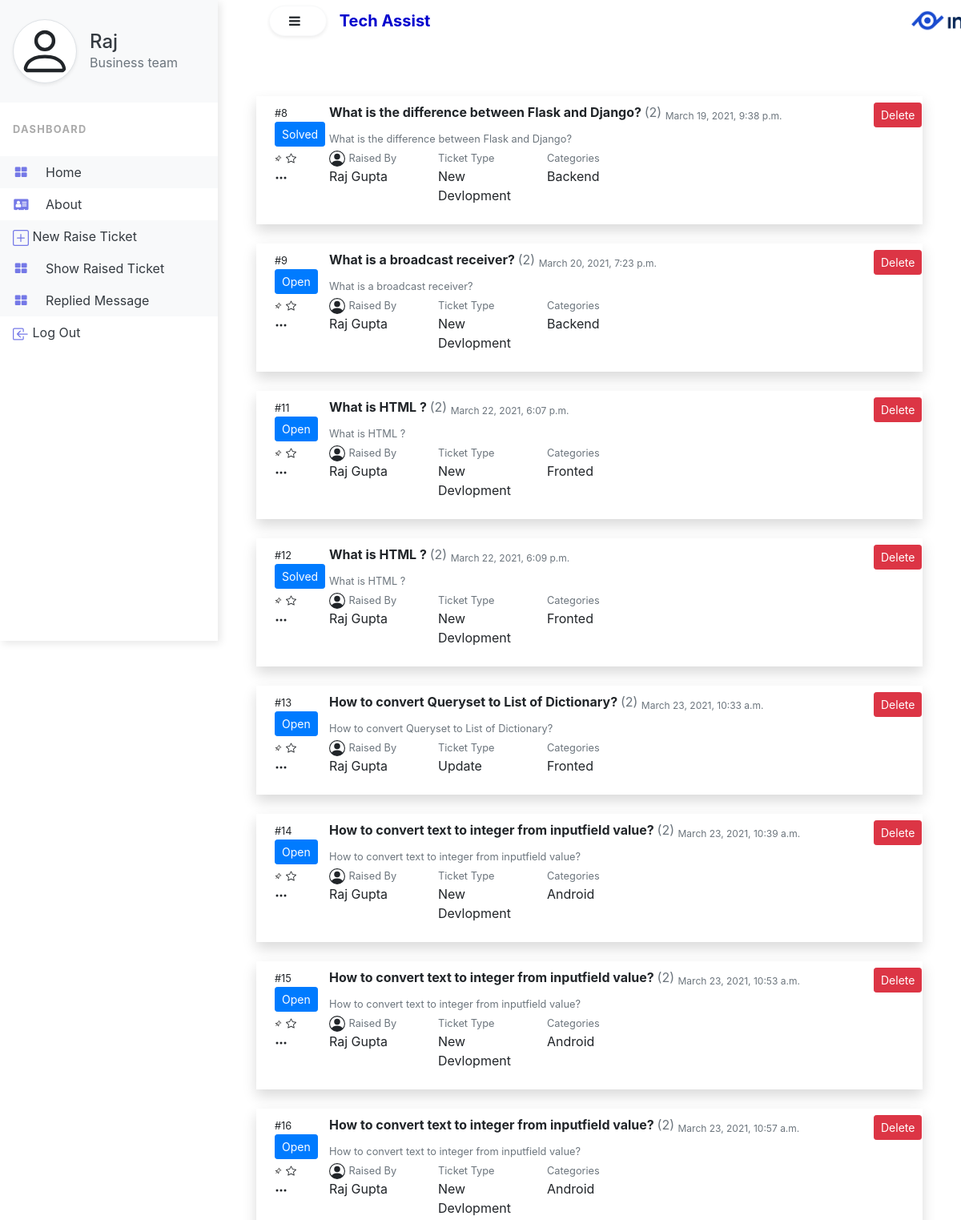
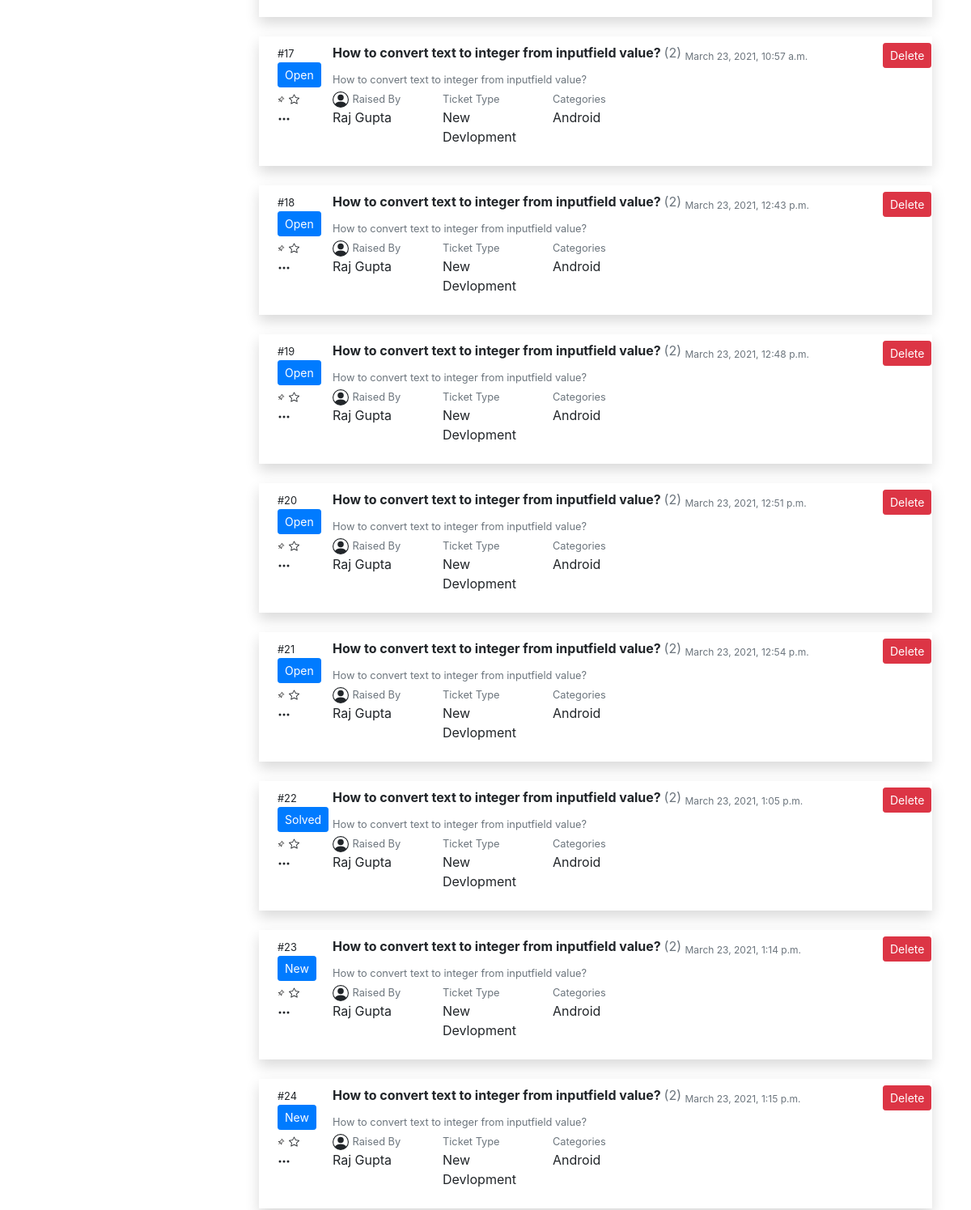
The app's page /showraiseticket/ (signed in) with its own data (2 pictures, top to bottom).
### Help/models.py (models this page shows, shortened)
class UserModel(models.Model):
    first_name = models.CharField(max_length=100)
    mid_name = models.CharField(max_length=100, blank=True)
    last_name = models.CharField(max_length=100)
    gender = models.CharField(max_length=10)
    email = models.EmailField(max_length=100, unique=True)
    user_type = models.CharField(max_length=100, choices=USERTYPE)
    password = models.CharField(max_length=100, default=None)
    approved_by = models.CharField(max_length=100, null=True, blank=True)
    approved_date = models.DateField(auto_now=False, auto_now_add=False, null=True, blank=True )
    revoked_by = models.IntegerField(max_length=3, null=True, blank=True)
    revoke_date = models.DateField(auto_now=False, auto_now_add=False, null=True, blank=True)

class TicketModel(models.Model):
    user = models.ForeignKey(UserModel, on_delete=models.CASCADE)
    status = models.CharField(max_length=100, null=True)
    categrories = models.CharField(max_length=100, choices=CATEGORIES)
    ticket_type = models.CharField(max_length=100, choices=TICKET_TYPE)
    question = models.CharField(max_length=250)
    description = models.TextField(null=True)
    ticket_raise_date = models.DateTimeField(auto_now=False, auto_now_add=False, null=True)
    ticket_opened_by = models.IntegerField(null=True)
    ticket_closed_by = models.IntegerField(null=True)
    ticket_open_date = models.DateTimeField(auto_now=False, auto_now_add=False, null=True)
    ticket_close_date = models.DateTimeField(auto_now=False, auto_now_add=False, null=True)

### Help/views.py (the view)
# urls.py: path('showraiseticket/', showRaiseTicket),
def showRaiseTicket(request):
    if request.session.get('name', 'None') == 'None':
        return redirect('/login/')
    if request.session['user_type'] != 'Business team':
        return redirect('/logout/')
    u = request.session.get('id')
    rt = TicketModel.objects.filter(user=u)
    data = request.session['name']
    ut = request.session['user_type']
    return render(request, 'showraiseticket.html', {'rt': rt, 'data': data, 'ut': ut})

### Help/templates/showraiseticket.html (shortened to what this page needs)
{% extends 'index.html' %}
{% block sidenavbar %}
<div class="vertical-nav bg-white" id="sidebar">
  <div class="py-4 px-3 mb-4 bg-light">
    <div class="media d-flex align-items-center">
      <div class="media-body">
        <a href="/businessprofile/" class="text-dark"><h4 class="m-0">{{ data }}</h4></a>
        <p class="font-weight-normal text-muted mb-0">{{ut}}</p>
      </div>
    </div>
  </div>
  <p class="text-gray font-weight-bold text-uppercase px-3 small pb-4 mb-0">Dashboard</p>
  <ul class="nav flex-column bg-white mb-0">
    <li class="nav-item">
      <a href="/" class="nav-link text-dark bg-light">
                <i class="fa fa-th-large mr-3 text-primary fa-fw"></i>
                home
            </a>
    </li>
    <li class="nav-item">
      <a href="#" class="nav-link text-dark">
                <i class="fa fa-address-card mr-3 text-primary fa-fw"></i>
                about
            </a>
    </li>
       <li class="nav-item">
      <a href="/ticketraise/" class="nav-link text-dark bg-light">
                New Raise Ticket
            </a>
    </li>
      <li class="nav-item">
      <a href="/showraiseticket/" class="nav-link text-dark bg-light">
                <i class="fa fa-th-large mr-3 text-primary fa-fw"></i>
                Show Raised Ticket
            </a>
    </li>
      <li class="nav-item">
      <a href="/repliedmsg/" class="nav-link text-dark bg-light">
                <i class="fa fa-th-large mr-3 text-primary fa-fw"></i>
                Replied Message
            </a>
    </li>
    <li class="nav-item">
      <a href="/logout/" class="nav-link text-dark">
                Log Out
            </a>
    </li>
  </ul>
</div>
{% endblock sidenavbar %}
{% block item %}
<div class="container">
    {% for i in rt %}
	<div class="row p-2 shadow mt-4">
		<div class="col-md-12">
		<div class="row">
			<div class="col-md-1">
						<div class="row">
							<div class="col-md-12">
								<small>#{{i.id}}</small>
							</div>
						</div>
						<div class="row">
							<div class="col-md-12">
								<button class="btn btn-primary btn-sm">{{i.status}}</button>
							</div>
						</div>
			</div>
			<div class="col-md-10">
				<strong>{{i.question}} </strong><label class="text text-muted"> (2)</label> <sub class="text text-muted">{{i.ticket_raise_date}}</sub><br/>
				<small class="text text-muted">{{i.description}}</small>
			</div>
            <div class="col-md-1">
                <a href="/showraiseticket/delete/{{i.id}}/" onclick="return confirm('Are you sure want to reject this request ?')"><button class="btn btn-danger btn-sm">Delete</button></a>
            </div>
		</div>
		<div class="row">
			<div class="col-md-1">
								<svg xmlns="http://www.w3.org/2000/svg" width="16" height="16" fill="currentColor" class="bi bi-three-dots" viewBox="0 0 16 16">
				  <path d="M3 9.5a1.5 1.5 0 1 1 0-3 1.5 1.5 0 0 1 0 3zm5 0a1.5 1.5 0 1 1 0-3 1.5 1.5 0 0 1 0 3zm5 0a1.5 1.5 0 1 1 0-3 1.5 1.5 0 0 1 0 3z"/>
				</svg>
							</div>
			<div class="col-md-2">
<small class="text text-muted">Raised By</small>
<p>{{i.user.first_name}} {{i.user.mid_name}} {{i.user.last_name}}</p>
			</div>
			<div class="col-md-2">
				<small class="text text-muted">Ticket Type</small>
				<p>{{ i.ticket_type }}</p>
			</div>
			<div class="col-md-2">
				<small class="text text-muted">Categories</small>
				<p>{{ i.categrories }}</p>
			</div>
		</div>
	</div>
</div>
    {% endfor %}
</div>
{% endblock item %}

### Help/static/Help/css/index.css (style rules this page uses)
body { min-height: 100vh; overflow-x: hidden; }
.vertical-nav { min-width: 17rem; width: 17rem; height: 100vh; position: fixed; top: 0; left: 0; box-shadow: 3px 3px 10px rgba(0, 0, 0, 0.1); transition: all 0.4s; }
.text-uppercase { letter-spacing: 0.1em; }
.text-gray { color: #aaa; }
.nav-link { text-transform: capitalize; }
.text-primary { color:#7579e7 !important; }
.svg-icon { width: 15px; height: 15px; }

### records on screen
UserModel: first_name "Raj", user_type "Business team"
TicketModel: id "8", status "Solved", question "What is the difference between Flask and Django?", ticket_raise_date "March 19, 2021, 9:38 p.m.", description "What is the difference between Flask and Django?", user.first_name "Raj", user.last_name "Gupta", ticket_type "New Devlopment", categrories "Backend"
TicketModel: id "9", status "Open", question "What is a broadcast receiver?", ticket_raise_date "March 20, 2021, 7:23 p.m.", description "What is a broadcast receiver?", user.first_name "Raj", user.last_name "Gupta", ticket_type "New Devlopment", categrories "Backend"
TicketModel: id "11", status "Open", question "What is HTML ?", ticket_raise_date "March 22, 2021, 6:07 p.m.", description "What is HTML ?", user.first_name "Raj", user.last_name "Gupta", ticket_type "New Devlopment", categrories "Fronted"
TicketModel: id "12", status "Solved", question "What is HTML ?", ticket_raise_date "March 22, 2021, 6:09 p.m.", description "What is HTML ?", user.first_name "Raj", user.last_name "Gupta", ticket_type "New Devlopment", categrories "Fronted"
TicketModel: id "13", status "Open", question "How to convert Queryset to List of Dictionary?", ticket_raise_date "March 23, 2021, 10:33 a.m.", description "How to convert Queryset to List of Dictionary?", user.first_name "Raj", user.last_name "Gupta", ticket_type "Update", categrories "Fronted"
TicketModel: id "14", status "Open", question "How to convert text to integer from inputfield value?", ticket_raise_date "March 23, 2021, 10:39 a.m.", description "How to convert text to integer from inputfield value?", user.first_name "Raj", user.last_name "Gupta", ticket_type "New Devlopment", categrories "Android"
TicketModel: id "15", status "Open", question "How to convert text to integer from inputfield value?", ticket_raise_date "March 23, 2021, 10:53 a.m.", description "How to convert text to integer from inputfield value?", user.first_name "Raj", user.last_name "Gupta", ticket_type "New Devlopment", categrories "Android"
TicketModel: id "16", status "Open", question "How to convert text to integer from inputfield value?", ticket_raise_date "March 23, 2021, 10:57 a.m.", description "How to convert text to integer from inputfield value?", user.first_name "Raj", user.last_name "Gupta", ticket_type "New Devlopment", categrories "Android"
TicketModel: id "17", status "Open", question "How to convert text to integer from inputfield value?", ticket_raise_date "March 23, 2021, 10:57 a.m.", description "How to convert text to integer from inputfield value?", user.first_name "Raj", user.last_name "Gupta", ticket_type "New Devlopment", categrories "Android"
TicketModel: id "18", status "Open", question "How to convert text to integer from inputfield value?", ticket_raise_date "March 23, 2021, 12:43 p.m.", description "How to convert text to integer from inputfield value?", user.first_name "Raj", user.last_name "Gupta", ticket_type "New Devlopment", categrories "Android"
TicketModel: id "19", status "Open", question "How to convert text to integer from inputfield value?", ticket_raise_date "March 23, 2021, 12:48 p.m.", description "How to convert text to integer from inputfield value?", user.first_name "Raj", user.last_name "Gupta", ticket_type "New Devlopment", categrories "Android"
TicketModel: id "20", status "Open", question "How to convert text to integer from inputfield value?", ticket_raise_date "March 23, 2021, 12:51 p.m.", description "How to convert text to integer from inputfield value?", user.first_name "Raj", user.last_name "Gupta", ticket_type "New Devlopment", categrories "Android"
TicketModel: id "21", status "Open", question "How to convert text to integer from inputfield value?", ticket_raise_date "March 23, 2021, 12:54 p.m.", description "How to convert text to integer from inputfield value?", user.first_name "Raj", user.last_name "Gupta", ticket_type "New Devlopment", categrories "Android"
TicketModel: id "22", status "Solved", question "How to convert text to integer from inputfield value?", ticket_raise_date "March 23, 2021, 1:05 p.m.", description "How to convert text to integer from inputfield value?", user.first_name "Raj", user.last_name "Gupta", ticket_type "New Devlopment", categrories "Android"
TicketModel: id "23", status "New", question "How to convert text to integer from inputfield value?", ticket_raise_date "March 23, 2021, 1:14 p.m.", description "How to convert text to integer from inputfield value?", user.first_name "Raj", user.last_name "Gupta", ticket_type "New Devlopment", categrories "Android"
TicketModel: id "24", status "New", question "How to convert text to integer from inputfield value?", ticket_raise_date "March 23, 2021, 1:15 p.m.", description "How to convert text to integer from inputfield value?", user.first_name "Raj", user.last_name "Gupta", ticket_type "New Devlopment", categrories "Android"
